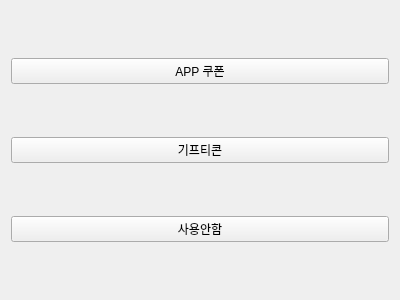
<?xml version="1.0" encoding="UTF-8"?>
<ui version="4.0">
 <class>CouponSelectView</class>
 <widget class="QWidget" name="CouponSelectView">
  <property name="geometry">
   <rect>
    <x>0</x>
    <y>0</y>
    <width>400</width>
    <height>300</height>
   </rect>
  </property>
  <property name="windowTitle">
   <string>Form</string>
  </property>
  <layout class="QVBoxLayout" name="verticalLayout">
   <item>
    <widget class="QPushButton" name="coupon_app_btn">
     <property name="text">
      <string>APP 쿠폰</string>
     </property>
    </widget>
   </item>
   <item>
    <widget class="QPushButton" name="coupon_gift_btn">
     <property name="text">
      <string>기프티콘</string>
     </property>
    </widget>
   </item>
   <item>
    <widget class="QPushButton" name="not_use_btn">
     <property name="text">
      <string>사용안함</string>
     </property>
    </widget>
   </item>
  </layout>
 </widget>
 <resources/>
 <connections/>
</ui>
